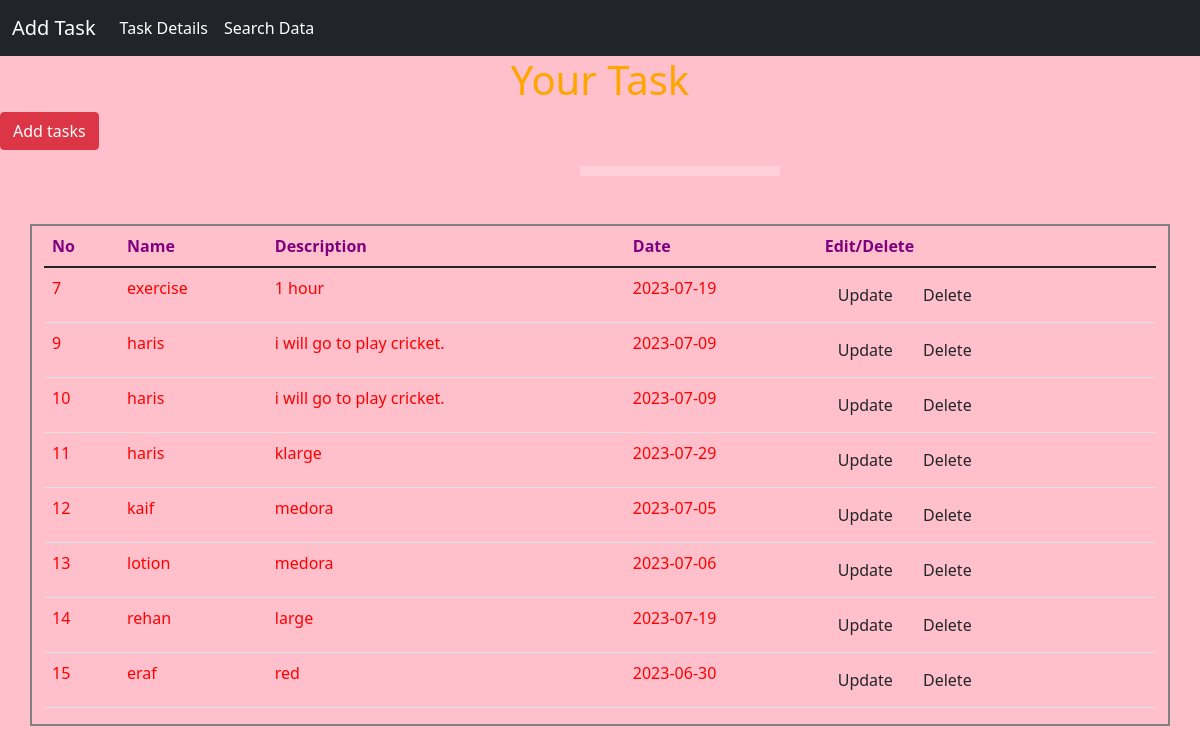
Page /table.php on the committed database.
### tables this page shows
CREATE TABLE `practical` (
  `p_id` int(11) NOT NULL,
  `p_name` varchar(100) NOT NULL,
  `p_description` varchar(100) NOT NULL,
  `p_date` varchar(50) NOT NULL
);

### table.php (the view, shortened to what this page needs)
<?php
include('navbar.php');
include('connection.php');
$fetch_query = "SELECT * FROM `practical`";
$run_query = mysqli_query($connect, $fetch_query);
?>
<!DOCTYPE html>
<html lang="en">
<head>
    <link href="https://cdn.jsdelivr.net/npm/bootstrap@5.1.3/dist/css/bootstrap.min.css" rel="stylesheet">
</head>
<body>
<h1 style="text-align:center">Your Task</h1>
  <a href="./task.php"><button type="submit" name="btnsubmit" class="btn btn-danger">Add tasks</button></a>
<hr style="width:200px;margin-left:580px;color:white;height:10px">
    <div class="container mt-5">
<table class="table table_bordered">
  <thead>
    <tr>
      <th>No</th>
      <th>Name</th>
      <th>Description</th>
      <th scope=>Date</th>
      <th>Edit/Delete</th>
    </tr>
  </thead>
    <?php
    while ($row = mysqli_fetch_array($run_query)) { ?>
     <tr>
<td> <?php echo $row['p_id'];?></td>
<td> <?php echo $row ['p_name'];?></td>
<td><?php echo $row ['p_description'];?></td>
<td><?php echo $row ['p_date'];?></td>
<td>
<a class="btn btn_success" href="update.php?id=<?php echo $row['p_id']?>" >Update</a>
<a class="btn btn_danger" onclick="return confirm('are you sure? you want to delete')"  href="delete.php?id=<?php echo $row['p_id'] ?>">Delete</a>
</td>
</tr>
    <?php
    }
    ?>
</table>
</div>
</body>
</html>

### navbar.php (shortened to what this page needs)
<!DOCTYPE html>
<html lang="en">
<head>
</head>
<body>
<!DOCTYPE html>
<html lang="en">
<head>
    <link href="https://cdn.jsdelivr.net/npm/bootstrap@5.0.2/dist/css/bootstrap.min.css" rel="stylesheet">
</head>
<body>
<nav class="navbar navbar-expand-lg navbar-light bg-dark">
  <div class="container-fluid">
    <a style="color:white;" class="navbar-brand" href="task.php">Add Task</a>
    <div class="collapse navbar-collapse" id="navbarSupportedContent">
      <ul class="navbar-nav me-auto mb-2 mb-lg-0">
        <li class="nav-item">
          <a style="color:white;" class="nav-link" href="table.php">Task Details</a>
        </li>
        <li class="nav-item">
          <a style="color:white;" class="nav-link" href="search.php">Search Data</a>
        </li>
</nav>
</body>
</html>
</body>
</html>

### table.php (style rules this page uses)
body { background-color:pink; }
h1 { color:orange; }
th { color:purple; }
td { color:red; }
.container { border:2px solid gray; }

### rows in the picture
practical: p_id "7", p_name "exercise", p_description "1 hour", p_date "2023-07-19"
practical: p_id "9", p_name "haris", p_description "i will go to play cricket.", p_date "2023-07-09"
practical: p_id "10", p_name "haris", p_description "i will go to play cricket.", p_date "2023-07-09"
practical: p_id "11", p_name "haris", p_description "klarge", p_date "2023-07-29"
practical: p_id "12", p_name "kaif", p_description "medora", p_date "2023-07-05"
practical: p_id "13", p_name "lotion", p_description "medora", p_date "2023-07-06"
practical: p_id "14", p_name "rehan", p_description "large", p_date "2023-07-19"
practical: p_id "15", p_name "eraf", p_description "red", p_date "2023-06-30"
